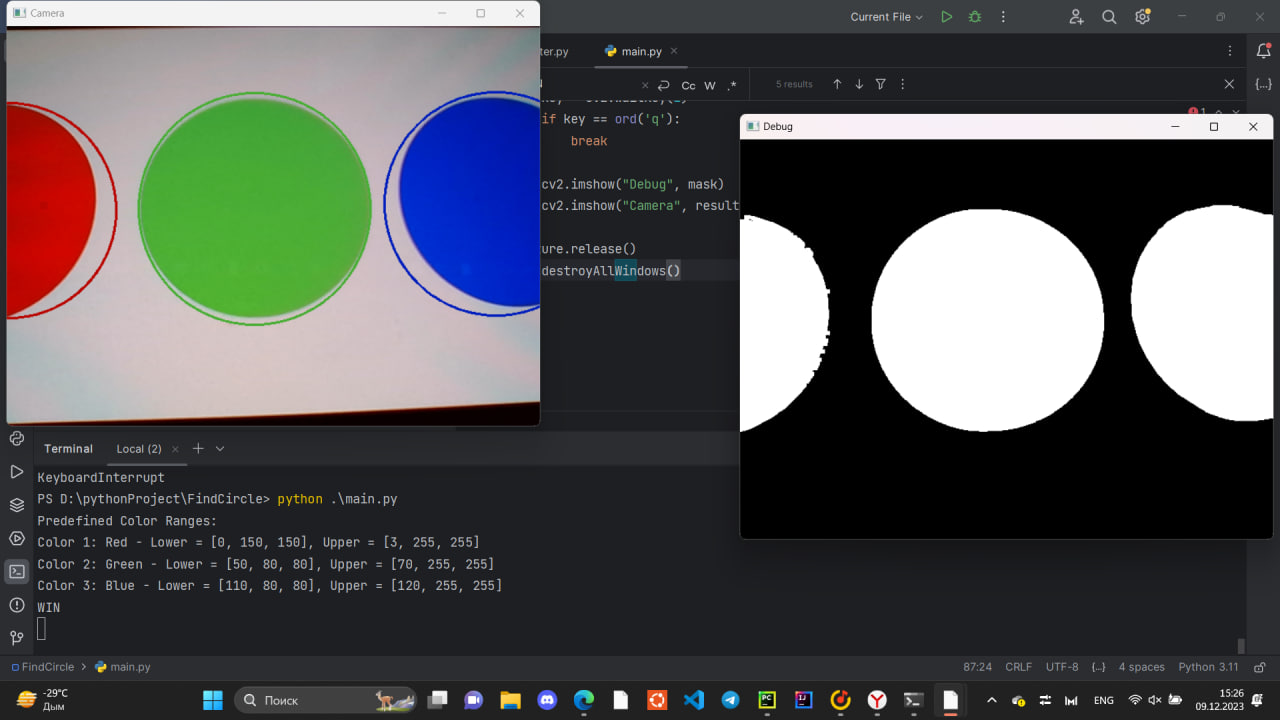
#> input picture Ball/3balls.jpg, 1280 x 720 px, given in place of the camera
$ python main.py
#> lines starting #> are read from the running program, lines starting #| are printed output that depends on the picture; after the words box and inside, x2 and y2 are one past the last pixel; in counts of white or black regions, pixels touching at a corner belong together
import cv2
import numpy as np

# Define the color ranges
color_ranges = [
    ([0, 150, 150], [3, 255, 255]),  # Red
    ([50, 80, 80], [70, 255, 255]),  # Green
    ([110, 80, 80], [120, 255, 255])  # Blue
]

# Print the predefined color ranges
print("Predefined Color Ranges:")
for i, (lower, upper) in enumerate(color_ranges, 1):
    color_name = ""
    if i == 1:
        color_name = "Red"
    elif i == 2:
        color_name = "Green"
    elif i == 3:
        color_name = "Blue"

    print(f"Color {i}: {color_name} - Lower = {lower}, Upper = {upper}")

# Open the camera
capture = cv2.VideoCapture(0)
capture.set(cv2.CAP_PROP_EXPOSURE, -1)
capture.set(cv2.CAP_PROP_AUTO_EXPOSURE, 1)

cv2.namedWindow("Camera")
cv2.namedWindow("Debug")

detected_colors = []  # List to store detected colors

while capture.isOpened():
    ret, frame = capture.read()
#> frame is the input picture: shape (720, 1280, 3); mean B, G, R 83.6, 82.7, 81.3
    frame = cv2.flip(frame, 1)

    hsv = cv2.cvtColor(frame, cv2.COLOR_BGR2HSV)
#> hsv: shape (720, 1280, 3); mean H, S, V 75.1, 40.2, 93.8
    hsv = cv2.GaussianBlur(hsv, (11, 11), 0)
#> hsv: shape (720, 1280, 3); mean H, S, V 75.1, 40.2, 93.8

    mask = np.zeros_like(hsv[:, :, 0])

    for lower, upper in color_ranges:
        color_mask = cv2.inRange(hsv, np.array(lower), np.array(upper))
        mask = cv2.bitwise_or(mask, color_mask)
#> this loop made 3 passes
#> pass 1, `color_mask = cv2.inRange(hsv, np.array(lower), np.array(upper))`:
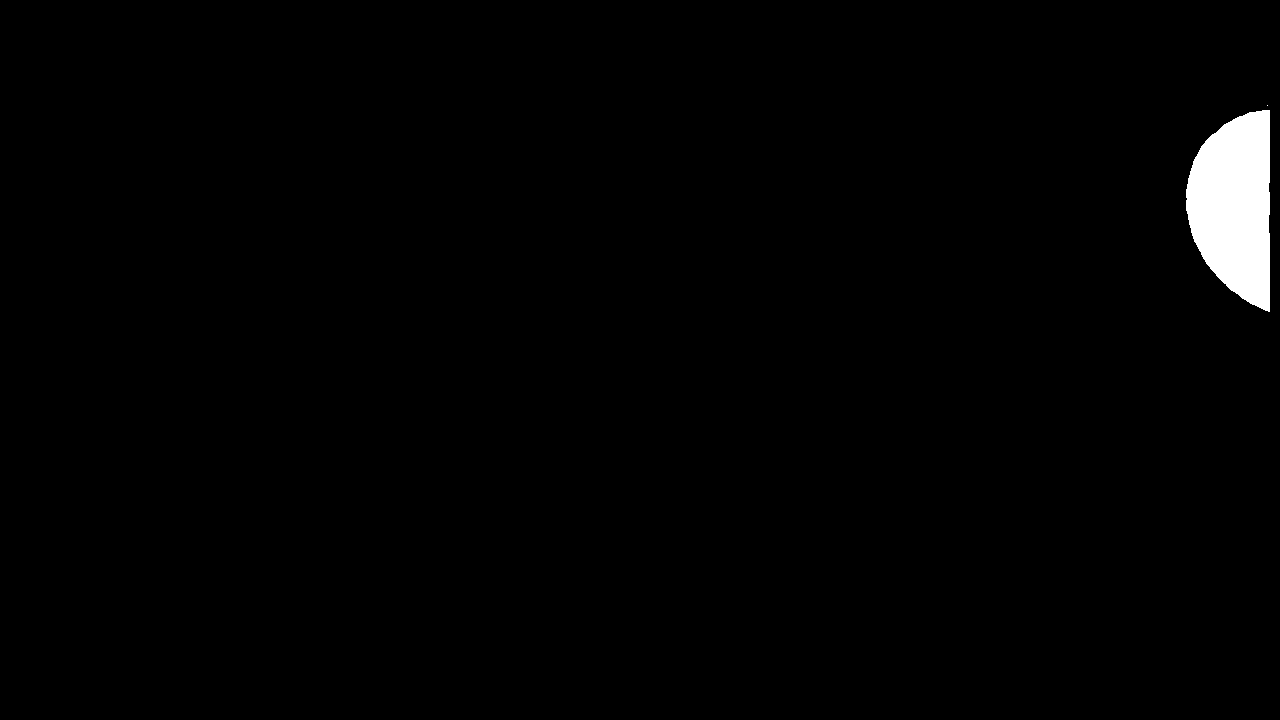
#> color_mask: shape (720, 1280); 1.4% white; 2 white regions (1 under 20 px), largest, box (x1, y1, x2, y2) and area: (1186, 110, 1270, 312) 12674
#> after the loop:
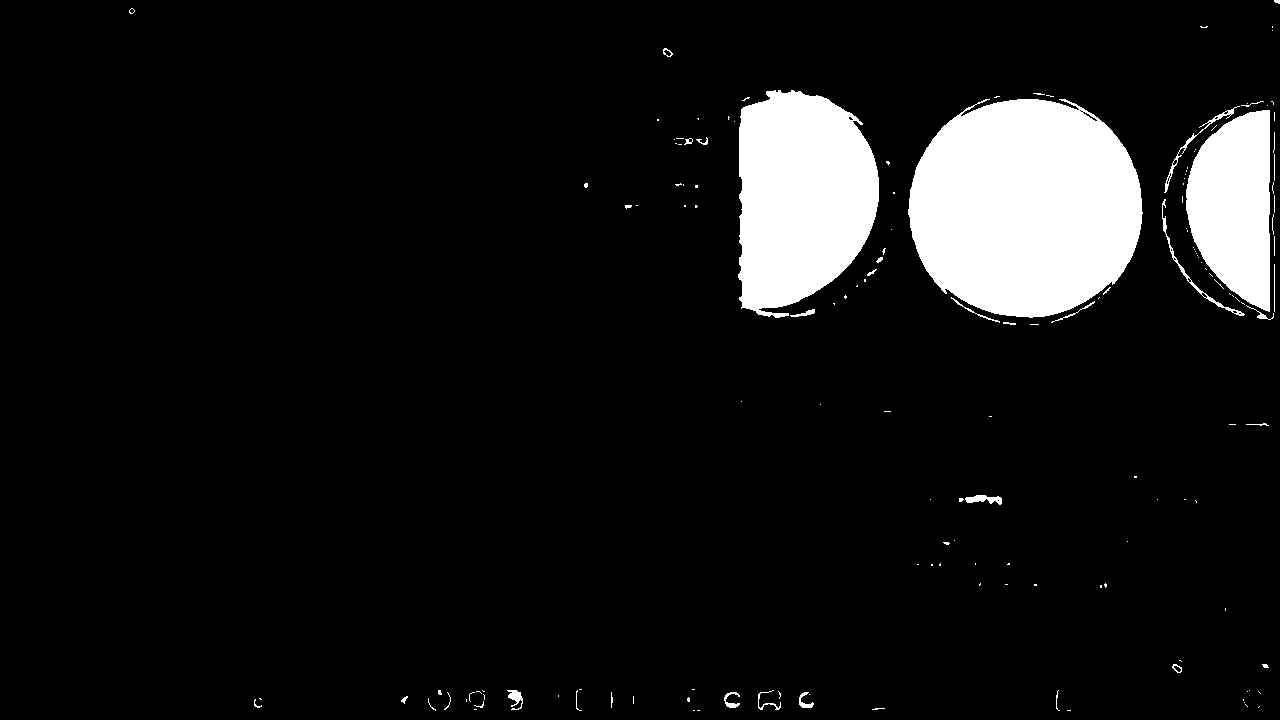
#> mask: shape (720, 1280); 8.8% white; 156 white regions (120 under 20 px), largest, box (x1, y1, x2, y2) and area: (908, 99, 1143, 318) 40746, (738, 90, 879, 318) 24869, (1186, 110, 1270, 312) 12674

    mask = cv2.dilate(mask, None, iterations=2)
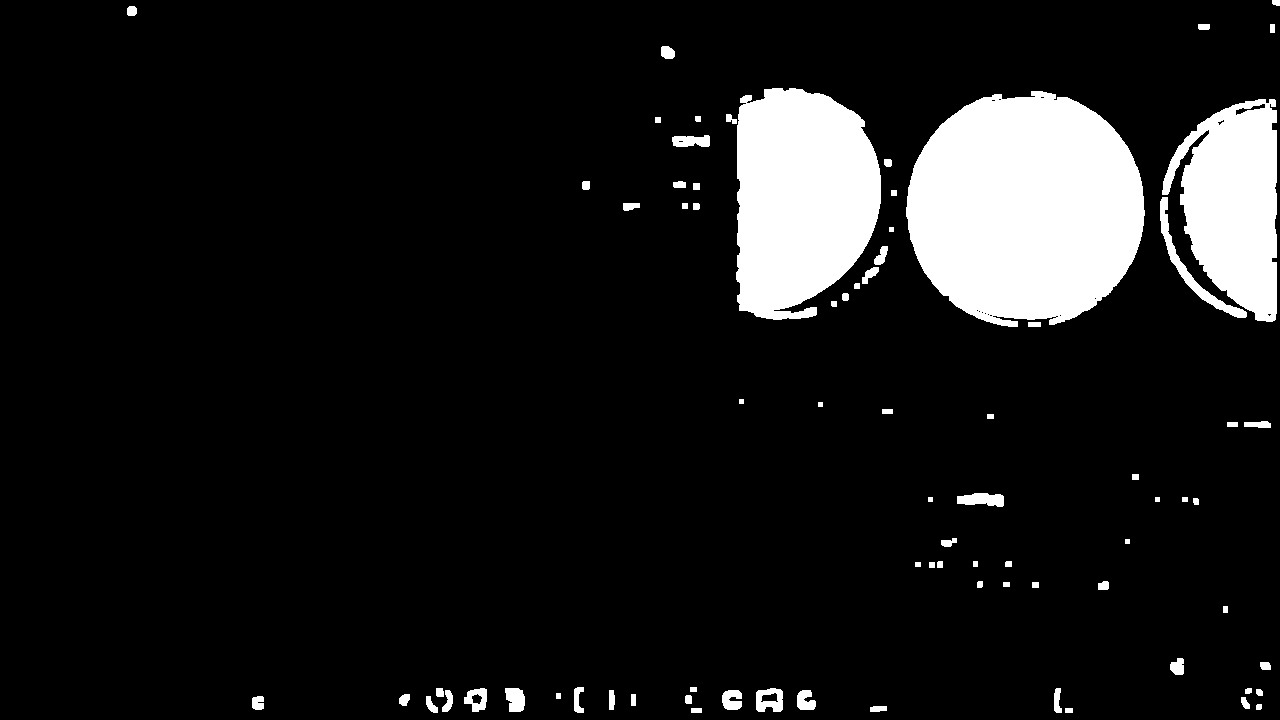
#> mask: shape (720, 1280); 10.4% white; 78 white regions

    contours, _ = cv2.findContours(mask.copy(), cv2.RETR_EXTERNAL, cv2.CHAIN_APPROX_SIMPLE)
#> contours = 78 contours, 6 with area under 20; largest, box (x1, y1, x2, y2) and area: (906, 91, 1145, 327) 43526, (736, 88, 881, 320) 26564, (1162, 99, 1277, 322) 16618, (1160, 197, 1247, 318) 1130, (756, 688, 783, 712) 518

    result_frame = frame.copy()  # Create a copy of the frame to draw colored circles

    for contour in contours:
        # Filter out non-circular contours
        if cv2.contourArea(contour) < 100:
            continue

        (x, y), radius = cv2.minEnclosingCircle(contour)
        M = cv2.moments(contour)
        center = (int(M["m10"] / M["m00"]), int(M["m01"] / M["m00"]))

        # Draw circles only if they are reasonably circular
        if radius > 10:
            color = frame[int(y), int(x)]  # Get color from the original frame
            color = tuple(int(c) for c in color)

            cv2.circle(result_frame, (int(x), int(y)), int(radius), color, 2)
            cv2.circle(result_frame, center, 5, color, -1)

            # Update the list with the detected color
            detected_colors.append(color)

            # Check for a winning sequence (three colors in a row)
            if len(detected_colors) >= 3:
                last_three_colors = detected_colors[-3:]
                if all(color == last_three_colors[0] for color in last_three_colors):
                    print("WIN")
#> this loop made 78 passes
#> (x, y, radius, center, last_three_colors) on passes 15, 18, 19, 20, 21, 24, 43, 46: (445.5, 700.5, 11.07, (447, 701), [(248, 255, 255), (255, 255, 252), (35, 33, 39)]), (1058.5, 700, 12.26, (1056, 700), [(255, 255, 252), (35, 33, 39), (106, 85, 34)]), (769, 700, 15.81, (769, 699), [(35, 33, 39), (106, 85, 34), (65, 203, 255)]), (513.5, 699, 13.9, (515, 699), [(106, 85, 34), (65, 203, 255), (0, 23, 0)]), (476.6, 698.4, 13.36, (476, 698), [(65, 203, 255), (0, 23, 0), (110, 88, 113)]), (580, 699.5, 12.86, (577, 699), [(0, 23, 0), (110, 88, 113), (227, 160, 35)]), (980, 500.5, 23.44, (981, 499), [(110, 88, 113), (227, 160, 35), (34, 26, 26)]), (1257, 424.5, 13.24, (1257, 424), [(227, 160, 35), (34, 26, 26), (0, 4, 58)])
#> (x, y, radius, center, color) on passes 12 to 13: (806.4, 700.1, 11.1, (804, 700), (248, 255, 255)), (732, 699.4, 11.12, (731, 699), (255, 255, 252))
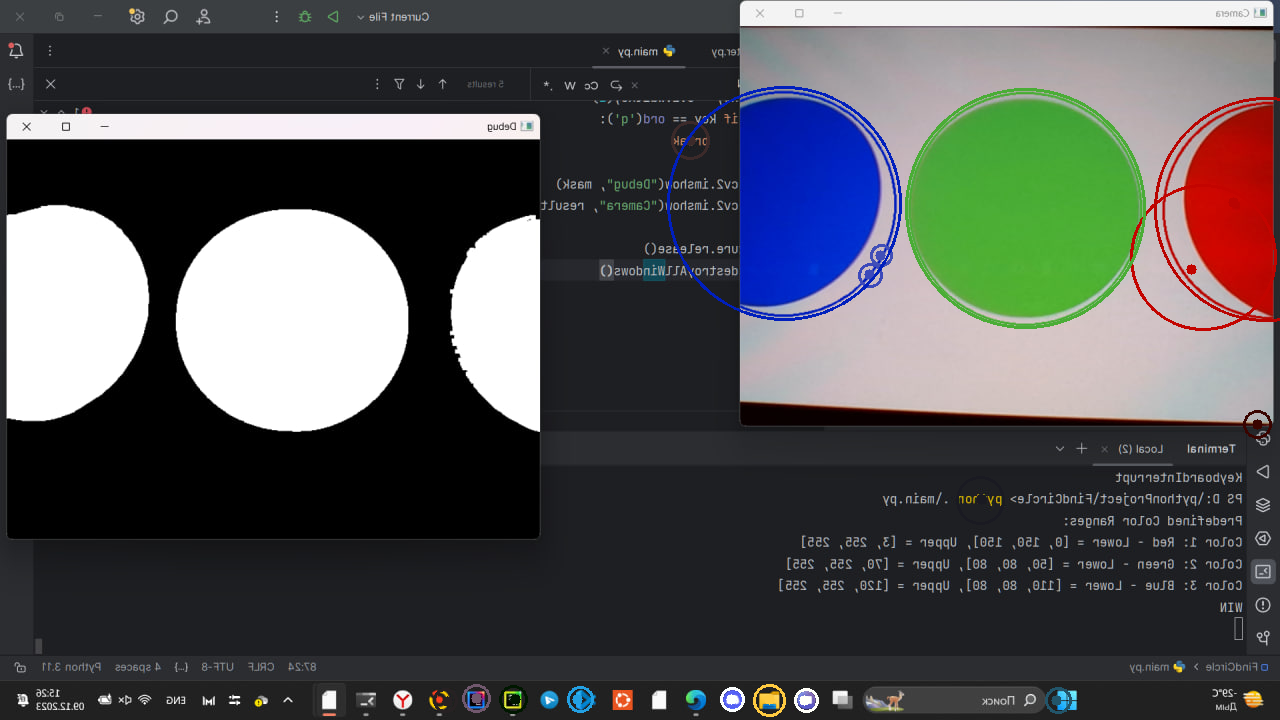
#> result_frame: shape (720, 1280, 3); mean B, G, R 83.2, 82.1, 80.8
#> after the loop, detected_colors = [(248, 255, 255), (255, 255, 252), (35, 33, 39), (106, 85, 34), (65, 203, 255), (0, 23, 0), (110, 88, 113), (227, 160, 35), (34, 26, 26), (0, 4, 58), (187, 73, 60), (184, 79, 65), (0, 4, 195), (42, 42, 60), (1, 4, 186), (54, 173, 74), (189, 31, 1)]

    key = cv2.waitKey(1)
#> (key q is pressed here)
    if key == ord('q'):
        break

    cv2.imshow("Debug", mask)
    cv2.imshow("Camera", result_frame)

capture.release()
cv2.destroyAllWindows()
